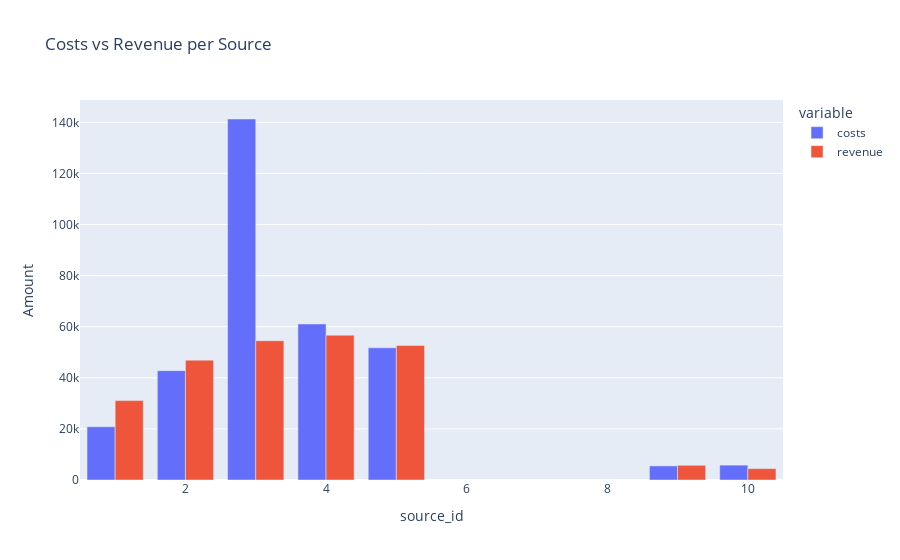

Write notebook code for a chart like this one.
### Code cell
fig = px.bar(revenue_and_costs, x='source_id', y=['costs', 'revenue'],
             barmode='group',
             labels={'value': 'Amount'},
             title='Costs vs Revenue per Source')
fig.show()

### Figure 1 — Plotly figure (JSON) as saved in the notebook; plotly's stock layout.template omitted (floating-point values rounded to 4 significant figures)
{"data": [{"alignmentgroup": "True", "hovertemplate": "variable=costs<br>source_id=%{x}<br>Amount=%{y}<extra></extra>", "legendgroup": "costs", "marker": {"color": "#636efa", "pattern": {"shape": ""}}, "name": "costs", "offsetgroup": "costs", "orientation": "v", "showlegend": true, "textposition": "auto", "type": "bar", "x": [1, 2, 3, 4, 5, 9, 10], "xaxis": "x", "y": [20830.0, 42810.0, 141300.0, 61070.0, 51760.0, 5517.0, 5822.0], "yaxis": "y"}, {"alignmentgroup": "True", "hovertemplate": "variable=revenue<br>source_id=%{x}<br>Amount=%{y}<extra></extra>", "legendgroup": "revenue", "marker": {"color": "#EF553B", "pattern": {"shape": ""}}, "name": "revenue", "offsetgroup": "revenue", "orientation": "v", "showlegend": true, "textposition": "auto", "type": "bar", "x": [1, 2, 3, 4, 5, 9, 10], "xaxis": "x", "y": [31090.0, 46920.0, 54510.0, 56700.0, 52620.0, 5759.0, 4450.0], "yaxis": "y"}], "layout": {"barmode": "group", "legend": {"title": {"text": "variable"}, "tracegroupgap": 0}, "title": {"text": "Costs vs Revenue per Source"}, "xaxis": {"anchor": "y", "domain": [0, 1], "title": {"text": "source_id"}}, "yaxis": {"anchor": "x", "domain": [0, 1], "title": {"text": "Amount"}}}}
